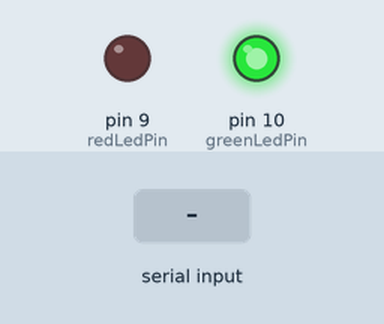
This sketch was run on a simulated Arduino Uno, built with avr-gcc and run on an emulated ATmega328P. Parts: output pins drawn as LEDs (lit = HIGH). Inputs (shaded band) come from the test bench.

Above: at 1.2 s.
1.3 s: "C" received over Serial
At 2.1 s:
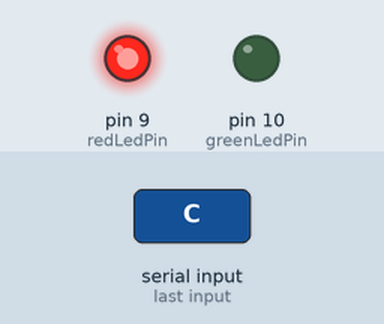
2.8 s: "O" received over Serial
At 3.2 s:
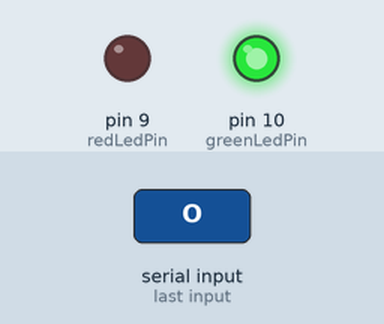
Timing chart, 0 to 5.8 s (numbered marks = the images above; inputs shaded):
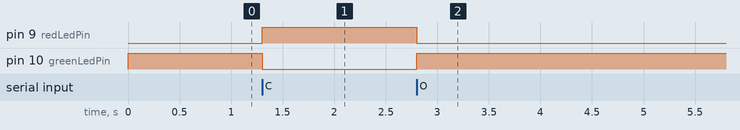

Measured:
- after the input at 1.3 s, pin 9 (redLedPin): LOW → HIGH at once; pin 10 (greenLedPin): HIGH → LOW at once
- after the input at 2.8 s, pin 9 (redLedPin): HIGH → LOW at once; pin 10 (greenLedPin): LOW → HIGH at once

The sketch:

threat_monitor.ino
```cpp
const int redLedPin = 9;   // Critical Alert Pin
const int greenLedPin = 10; // Nominal Status Pin

void setup() {
  Serial.begin(9600); // Initialize the serial bus at 9600 baud

  pinMode(redLedPin, OUTPUT);
  pinMode(greenLedPin, OUTPUT);

  // Boot Sequence: Default to Nominal Status
  digitalWrite(greenLedPin, HIGH);
  digitalWrite(redLedPin, LOW);
}

void loop() {
  // Listen for the byte signals from the Python Flask backend
  if (Serial.available() > 0) {
    char incomingSignal = Serial.read();

    if (incomingSignal == 'C') {
      // OVERRIDE: TRIGGER RED ALERT
      digitalWrite(redLedPin, HIGH);
      digitalWrite(greenLedPin, LOW);
    }
    else if (incomingSignal == 'O') {
      // OVERRIDE: TRIGGER GREEN NOMINAL
      digitalWrite(greenLedPin, HIGH);
      digitalWrite(redLedPin, LOW);
    }
  }
}
```
